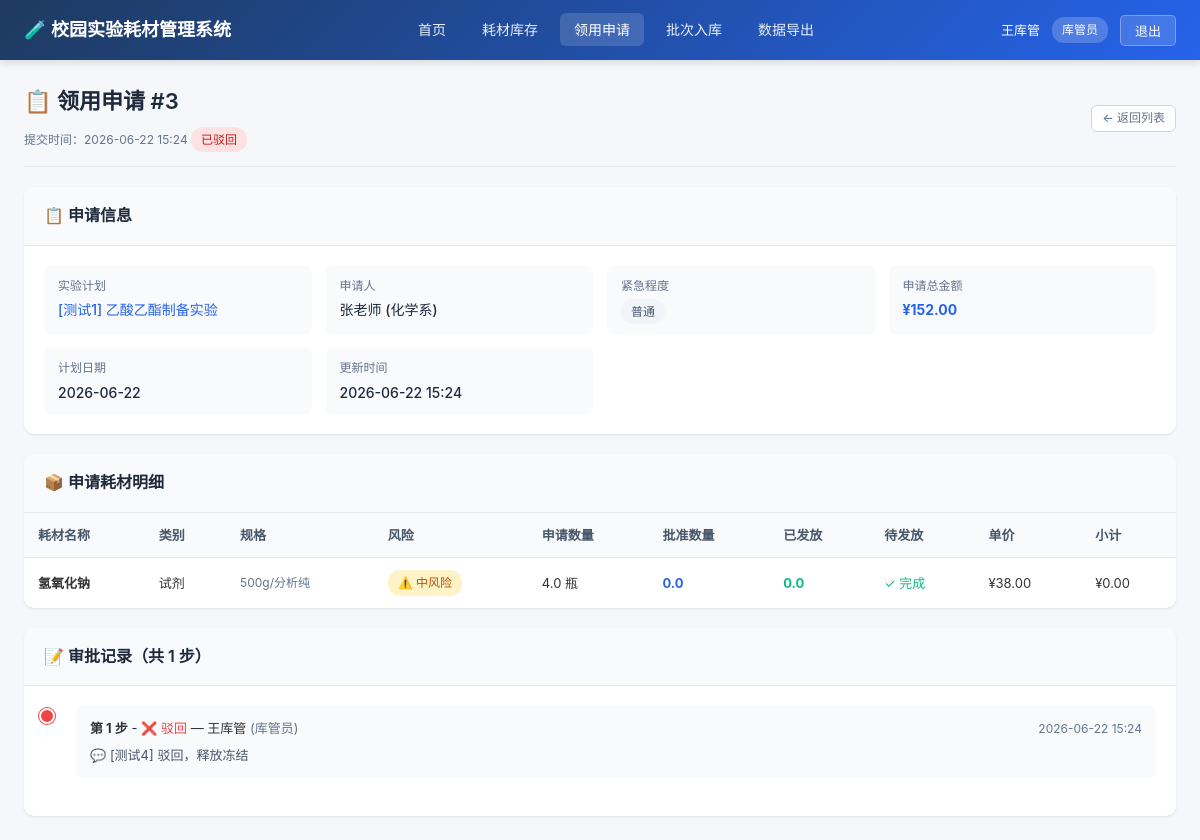
Before: /requests/3 (signed in) with the older database file.
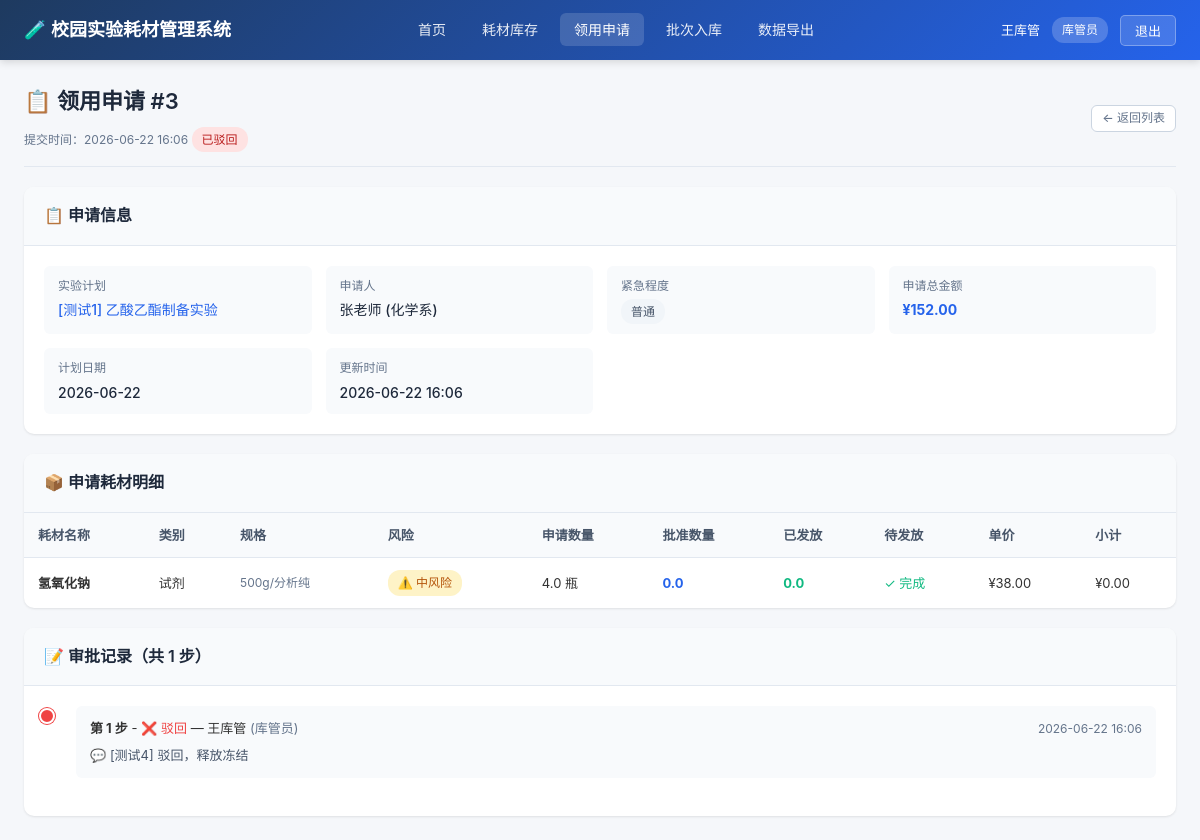
After: the same page with the newer database file.
### models.py (models this page shows)
class SupplyRequest(Base):
    __tablename__ = "supply_requests"
    id = Column(Integer, primary_key=True, index=True)
    plan_id = Column(Integer, ForeignKey("experiment_plans.id"), nullable=False)
    applicant_id = Column(Integer, ForeignKey("users.id"), nullable=False)
    status = Column(String(20), nullable=False, default="pending")
    urgency = Column(String(20), default="normal")  # normal, urgent, emergency
    total_amount = Column(Float, default=0.0)
    remark = Column(Text, default="")
    created_at = Column(DateTime, default=datetime.now)
    updated_at = Column(DateTime, default=datetime.now, onupdate=datetime.now)
    plan = relationship("ExperimentPlan", back_populates="requests")
    applicant = relationship("User", back_populates="submitted_requests")
    items = relationship("RequestItem", back_populates="request", cascade="all, delete-orphan")
    approvals = relationship("ApprovalRecord", back_populates="request", cascade="all, delete-orphan")
    issuances = relationship("SupplyIssuance", back_populates="request", cascade="all, delete-orphan")

class ApprovalRecord(Base):
    __tablename__ = "approval_records"
    id = Column(Integer, primary_key=True, index=True)
    request_id = Column(Integer, ForeignKey("supply_requests.id"), nullable=False)
    approver_id = Column(Integer, ForeignKey("users.id"), nullable=False)
    step = Column(Integer, nullable=False, default=1)
    decision = Column(String(20), nullable=False)  # approve, partial, reject
    comment = Column(Text, default="")
    created_at = Column(DateTime, default=datetime.now)
    request = relationship("SupplyRequest", back_populates="approvals")
    approver = relationship("User", back_populates="approvals")

class User(Base):
    __tablename__ = "users"
    id = Column(Integer, primary_key=True, index=True)
    username = Column(String(50), unique=True, index=True, nullable=False)
    password = Column(String(100), nullable=False)
    full_name = Column(String(100), nullable=False)
    role = Column(String(20), nullable=False)  # teacher, keeper, director
    department = Column(String(100), default="")
    created_at = Column(DateTime, default=datetime.now)
    created_plans = relationship("ExperimentPlan", back_populates="creator")
    submitted_requests = relationship("SupplyRequest", back_populates="applicant")
    approvals = relationship("ApprovalRecord", back_populates="approver")

### main.py (the view)
@app.get("/requests/{request_id}", response_class=HTMLResponse)
async def request_detail(
    request: Request,
    request_id: int,
    current_user: models.User = Depends(get_current_user),
    db: Session = Depends(get_db)
):
    req = db.query(models.SupplyRequest).filter(models.SupplyRequest.id == request_id).first()
    if not req:
        raise HTTPException(status_code=404, detail="申请不存在")
    can_approve = inv.can_approve(current_user, req)
    can_issue = current_user.role == "keeper" and req.status in ("approved", "partially_approved")
    item_issuances = {}
    for item in req.items:
        item_issuances[item.id] = db.query(models.SupplyIssuance).filter(
            models.SupplyIssuance.item_id == item.id
        ).all()
    item_batches = {}
    for item in req.items:
        valid_batches = []
        for b in item.supply.batches:
            if not inv.is_batch_expired(b) and b.available_quantity > 0:
                valid_batches.append(b)
        valid_batches.sort(key=lambda x: x.expiry_date)
        item_batches[item.id] = valid_batches
    return templates.TemplateResponse("requests/detail.html", {
        "request": request,
        "current_user": current_user,
        "req": req,
        "can_approve": can_approve,
        "can_issue": can_issue,
        "STATUS_MAP": STATUS_MAP,
        "URGENCY_MAP": URGENCY_MAP,
        "ROLE_MAP": ROLE_MAP,
        "item_issuances": item_issuances,
        "item_batches": item_batches,
        "is_batch_expired": inv.is_batch_expired,
        "today": date.today()
    })

### templates/requests/detail.html (shortened to what the changed rows need)
{% extends "base.html" %}
{% block content %}
<div class="page-header">
    <div>
        <div class="page-title">📋 领用申请 #{{ req.id }}</div>
        <div class="text-muted text-sm mt-1">
            提交时间：{{ req.created_at.strftime('%Y-%m-%d %H:%M') }}
            {% set cls = 'badge-pending' if req.status == 'pending' else ('badge-approved' if req.status == 'approved' else ('badge-partial' if req.status == 'partially_approved' else ('badge-rejected' if req.status == 'rejected' else 'badge-completed'))) %}
            <span class="badge {{ cls }} ml-2">{{ STATUS_MAP.get(req.status, req.status) }}</span>
        </div>
    </div>
</div>
<div class="card">
    <div class="card-body">
        <div class="detail-grid">
            <div class="detail-item">
                <div class="detail-label">申请总金额</div>
                <div class="detail-value" style="color:#2563eb; font-weight:700;">¥{{ "%.2f"|format(req.total_amount) }}</div>
            </div>
            <div class="detail-item">
                <div class="detail-label">更新时间</div>
                <div class="detail-value">{{ req.updated_at.strftime('%Y-%m-%d %H:%M') if req.updated_at else '-' }}</div>
            </div>
        </div>
    </div>
</div>
<div class="card">
    <div class="table-responsive">
        <table>
            <thead>
                <tr>
                    <th>耗材名称</th>
                    <th>类别</th>
                    <th>规格</th>
                    <th>风险</th>
                    <th>申请数量</th>
                    <th>批准数量</th>
                    <th>已发放</th>
                    <th>待发放</th>
                    <th>单价</th>
                    <th>小计</th>
                </tr>
            </thead>
        </table>
    </div>
</div>
{% if req.approvals %}
<div class="card">
    <div class="card-body">
        <ul class="timeline">
            {% for a in req.approvals %}
            <li class="{{ a.decision }}">
                <div class="timeline-content">
                    <div class="timeline-header">
                        <span>
                            <strong>第 {{ a.step }} 步</strong> -
                            {% if a.decision == 'approve' %}<span class="text-success">✅ 全部批准</span>
                            {% elif a.decision == 'partial' %}<span class="text-warning">⚡ 部分批准</span>
                            {% elif a.decision == 'reject' %}<span class="text-danger">❌ 驳回</span>
                            {% endif %}
                            — {{ a.approver.full_name }}
                            <span class="text-muted">({{ ROLE_MAP.get(a.approver.role) }})</span>
                        </span>
                        <span class="text-muted text-sm">{{ a.created_at.strftime('%Y-%m-%d %H:%M') }}</span>
                    </div>
                    {% if a.comment %}
                    <div class="timeline-comment">💬 {{ a.comment }}</div>
                    {% endif %}
                </div>
            </li>
            {% endfor %}
        </ul>
    </div>
</div>
{% endif %}
{% endblock %}

Changed rows visible on the page:
changed SupplyRequest "已驳回": created_at "2026-06-22 15:24" → "2026-06-22 16:06"; updated_at "2026-06-22 15:24" → "2026-06-22 16:06"
changed ApprovalRecord "[测试4] 驳回，释放冻结": created_at "2026-06-22 15:24" → "2026-06-22 16:06"
